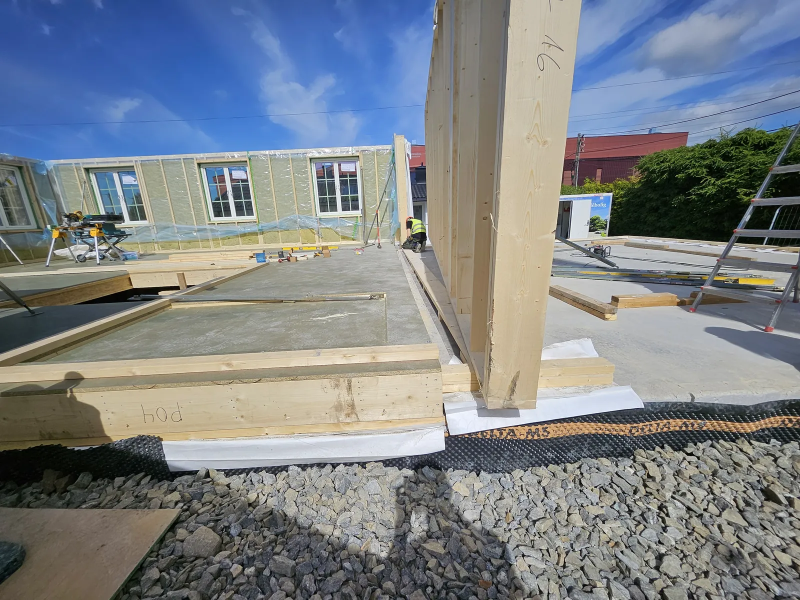
#> input picture prosjekt-assets/edvard-griegs-vei/bilde-03.webp, 1600 x 1200 px, given as the content of the folder ../prosjekt-assets/edvard-griegs-vei/bilde-04.webp, which was not available (shown at 1/2 size)
$ python legg_inn_bilder.py ../prosjekt-assets/edvard-griegs-vei/bilde-03.webp ../prosjekt-assets/edvard-griegs-vei/bilde-04.webp
#> lines starting #> are read from the running program, lines starting #| are printed output that depends on the picture; pictures that were not available may be replaced by others from this repository, and a replacement may not be noted
#!/usr/bin/env python3
"""Matcher leverte bilder mot bildeplassene via perseptuell hash og legger dem inn.

For hver bildeplass i wp-content/uploads sammenlignes nedlastet original
(scratch/originaler) mot filene i bildemappen på delingen. Beste treff under
terskelen legges inn: basefil i originalens dimensjoner + alle -WxH-varianter
som finnes i repoet (cover-crop). Umatchede plasser beholder plassholderen.
"""
import re
import sys
from pathlib import Path

from PIL import Image, ImageOps

REPO = Path(__file__).resolve().parent.parent
ORIG = Path(sys.argv[1])       # mappe med nedlastede originaler (flate _-navn)
LEVERT = Path(sys.argv[2])     # bildemappen på delingen
TERSKEL = 40                   # av 256 bits

SKIP = re.compile(r"(logo|totalkontroll|download|bvnlogo|cropped|favicon|icon)", re.I)
VARIANT = re.compile(r"-(\d+)x(\d+)$")


def ahash(path, size=16):
#> called with size = 16
    try:
        im = Image.open(path).convert("L").resize((size, size), Image.LANCZOS)
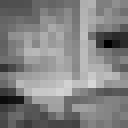
#> im: PIL image 16x16 L (shown 8 times larger); min 0, max 215, mean 129.9
    except Exception:
        return None
    px = list(im.getdata())
#> px = 256 values, max 215 at index 171, min 0 at index 93, mean 129.9
    avg = sum(px) / len(px)
#> avg = 129.9
    return sum(1 << i for i, p in enumerate(px) if p > avg)


def dist(a, b):
    return bin(a ^ b).count("1")


levert = [p for p in LEVERT.rglob("*") if p.suffix.lower() in (".png", ".webp", ".jpg", ".jpeg")]
lhash = {p: ahash(p) for p in levert}
#> lhash = 1 item

slots = []
for p in sorted((REPO / "wp-content" / "uploads").rglob("*")):
    if p.suffix.lower() not in (".png", ".webp", ".jpg") or SKIP.search(p.name):
        continue
    if VARIANT.search(p.stem):
        continue
    slots.append(p)

matched, unmatched_slots = {}, []
for slot in slots:
    okey = str(slot.relative_to(REPO)).replace("/", "_")
    ofile = ORIG / okey
    oh = ahash(ofile) if ofile.exists() else None
    if oh is None:
        unmatched_slots.append((slot, "original mangler"))
        continue
    best, bestd = None, 999
    for p, h in lhash.items():
        if h is None:
            continue
        d = dist(oh, h)
        if d < bestd:
            best, bestd = p, d
    if best is not None and bestd <= TERSKEL:
        matched[slot] = (best, bestd)
    else:
        unmatched_slots.append((slot, f"beste avstand {bestd}"))

used = set()


def save(im, path):
    fmt = {".png": "PNG", ".webp": "WEBP", ".jpg": "JPEG"}[path.suffix.lower()]
    im = im.convert("RGB") if fmt in ("JPEG", "WEBP") else im
    kw = {"quality": 82} if fmt == "WEBP" else {"quality": 85} if fmt == "JPEG" else {"optimize": True}
    im.save(path, fmt, **kw)


for slot, (src, d) in sorted(matched.items()):
    used.add(src)
    okey = str(slot.relative_to(REPO)).replace("/", "_")
    with Image.open(ORIG / okey) as o:
        base_size = o.size
    with Image.open(src) as im:
        im = ImageOps.exif_transpose(im)
        base = ImageOps.fit(im, base_size, Image.LANCZOS)
        save(base, slot)
        # WP navngir varianter av «-scaled»-filer uten -scaled-suffikset
        stems = {slot.stem}
        if slot.stem.endswith("-scaled"):
            stems.add(slot.stem[: -len("-scaled")])
        for stem in stems:
            for var in slot.parent.glob(f"{stem}-*"):
                m = VARIANT.search(var.stem)
                if not m or var.stem[: -len(m.group(0))] != stem:
                    continue
                w, h = int(m.group(1)), int(m.group(2))
                save(ImageOps.fit(im, (w, h), Image.LANCZOS), var)
    print(f"INN  {slot.relative_to(REPO)}  <-  {src.relative_to(LEVERT)}  (avstand {d})")

print("\n--- Plasser uten treff (beholder plassholder) ---")
for slot, why in unmatched_slots:
    print(f"MANGLER  {slot.relative_to(REPO)}  ({why})")

print("\n--- Leverte bilder som ikke ble brukt ---")
for p in sorted(set(levert) - used):
#> (the run stopped early here; a loop or call above may not have finished)

$ run again, on prosjekt-assets/edvard-griegs-vei/bilde-04.webp
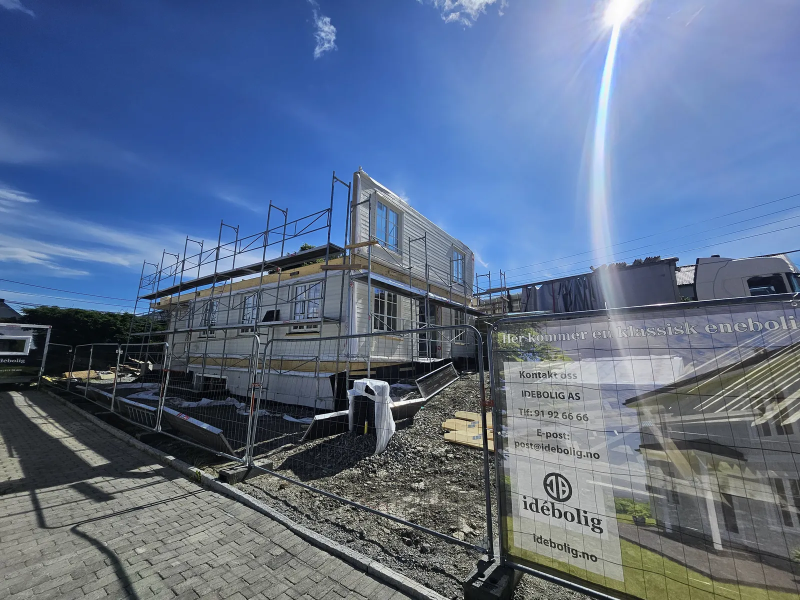
#> input picture prosjekt-assets/edvard-griegs-vei/bilde-04.webp, 1600 x 1200 px, given as the content of the folder ../prosjekt-assets/edvard-griegs-vei/bilde-04.webp, which was not available (shown at 1/2 size)
#> in ahash, `im = Image.open(path).convert("L").resize((size, size), Image.LANCZOS)`:
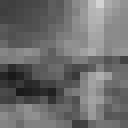
#> im: PIL image 16x16 L (shown 8 times larger); min 25, max 211, mean 108.9
#> px = 256 values, max 211 at index 12, min 25 at index 145, mean 108.9
#> avg = 108.9
#> lhash = 1 item

$ run again, on prosjekt-assets/edvard-griegs-vei/bilde-05.webp
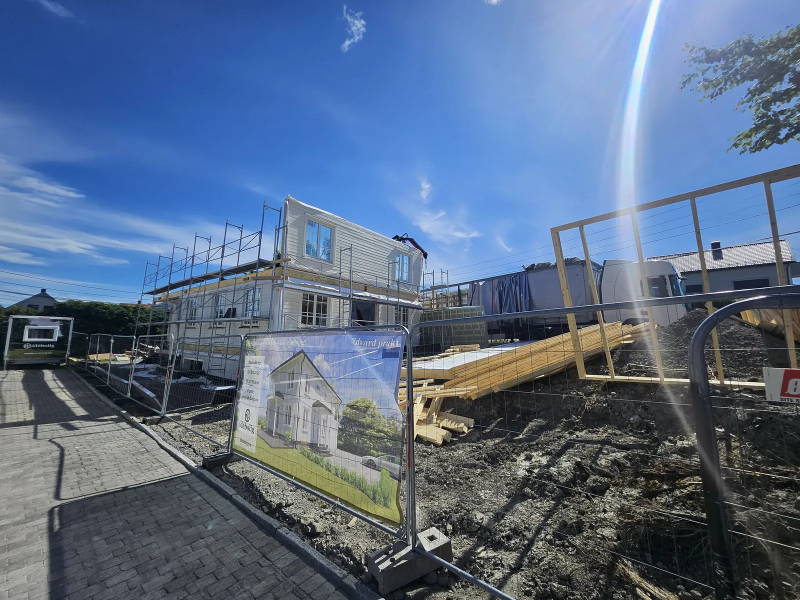
#> input picture prosjekt-assets/edvard-griegs-vei/bilde-05.webp, 1600 x 1200 px, given as the content of the folder ../prosjekt-assets/edvard-griegs-vei/bilde-05.webp, which was not available (shown at 1/2 size)
#> in ahash, `im = Image.open(path).convert("L").resize((size, size), Image.LANCZOS)`:
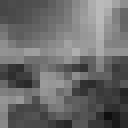
#> im: PIL image 16x16 L (shown 8 times larger); min 15, max 186, mean 106.3
#> px = 256 values, max 186 at index 12, min 15 at index 237, mean 106.3
#> avg = 106.3
#> lhash = 1 item
